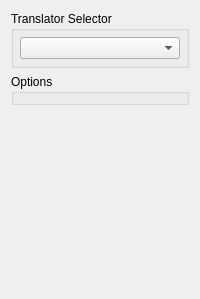
                  <widget class="QWidget" name="focusOptionTranslator">
                   <attribute name="title">
                    <string>Translator</string>
                   </attribute>
                   <layout class="QVBoxLayout" name="verticalLayout_8">
                    <item>
                     <widget class="QGroupBox" name="groupBox_9">
                      <property name="title">
                       <string>Translator Selector</string>
                      </property>
                      <layout class="QHBoxLayout" name="horizontalLayout_14">
                       <property name="leftMargin">
                        <number>6</number>
                       </property>
                       <property name="topMargin">
                        <number>6</number>
                       </property>
                       <property name="rightMargin">
                        <number>6</number>
                       </property>
                       <property name="bottomMargin">
                        <number>6</number>
                       </property>
                       <item>
                        <widget class="QComboBox" name="focusTranslatorOptions"/>
                       </item>
                      </layout>
                     </widget>
                    </item>
                    <item>
                     <widget class="QGroupBox" name="focusTranslatorSelector">
                      <property name="title">
                       <string>Options</string>
                      </property>
                     </widget>
                    </item>
                    <item>
                     <spacer name="verticalSpacer_6">
                      <property name="orientation">
                       <enum>Qt::Vertical</enum>
                      </property>
                      <property name="sizeHint" stdset="0">
                       <size>
                        <width>20</width>
                        <height>183</height>
                       </size>
                      </property>
                     </spacer>
                    </item>
                   </layout>
                  </widget>
